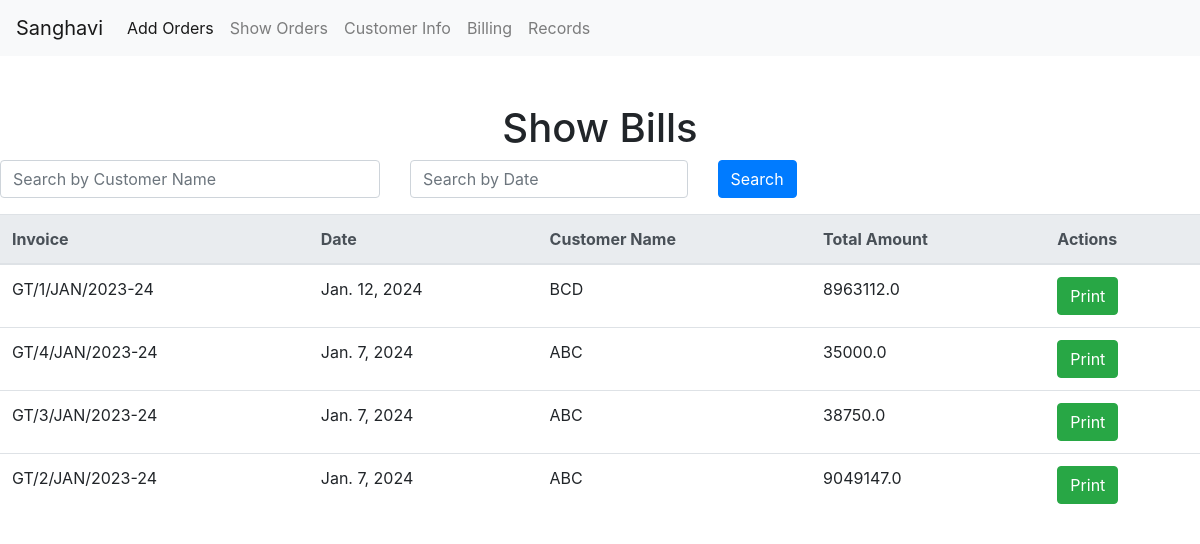
Page /show-bill/ on the committed database.
### crudapp/models.py (models this page shows, shortened)
class Record(models.Model):
    record_id = models.AutoField(primary_key=True)
    Invoice = models.CharField(max_length=50,null=True, blank=True)
    Cname = models.CharField(max_length=20)
    Cadr = models.CharField(max_length=100)
    Sadr = models.CharField(max_length=100)
    state = models.CharField(max_length=30, null=True, blank=True)
    code = models.FloatField(null=True, blank=True)
    gst = models.CharField(max_length=20, null=True, blank=True)
    date = models.DateField()
    InvoiceEnd = models.DateField(null=True, blank=True)
    tax_rate = models.FloatField(null=True, blank=True)
    lorry_no = models.CharField(max_length=20)
    trip = models.FloatField()
    challan = models.CharField(max_length=20)
    hsn = models.CharField(max_length=20)
    product = models.CharField(max_length=20)
    aggregated_quantity = models.FloatField()
    rate = models.FloatField()
    aggregated_amount = models.FloatField()
    cgst = models.FloatField()
    sgst = models.FloatField()
    final_amount = models.FloatField()
    total_amount = models.FloatField(null=True, blank=True)

### crudapp/views.py (the view)
# urls.py: path('show-bill/', views.showBillView, name='showBill_url'),
def showBillView(request):
    customer_query = request.GET.get('customer', '')
    date_query = request.GET.get('date', '')
    records = Record.objects.values('Invoice').annotate(
        record_id=Max('record_id'),
        date=Max('date'),
        customer=Max('Cname'),
        total_amount=Max('total_amount'),
    ).order_by('-date')
    if customer_query:
        records = records.filter(Q(customer__icontains=customer_query))
    if date_query:
        date = datetime.strptime(date_query, '%Y-%m-%d').date()
        records = records.filter(date=date)
    template_name = 'crudapp/showBill.html'
    context = {'records': records}
    return render(request, template_name, context)

### crudapp/templates/crudapp/showBill.html (shortened to what this page needs)
{% extends 'layout.html' %}
{% block content %}
    <h1 class="text-center">Show Bills</h1>
    <form method="GET" action="{% url 'showBill_url' %}" class="mb-3">
        <div class="row">
            <div class="col-md-4">
                <input type="text" name="customer" class="form-control" placeholder="Search by Customer Name" value="{{ request.GET.customer }}">
            </div>
            <div class="col-md-3">
                <input type="text" name="date" class="form-control" placeholder="Search by Date" value="{{ request.GET.date }}">
            </div>
            <div class="col-md-1">
                <button type="submit" class="btn btn-primary">Search</button>
            </div>
        </div>
    </form>
    <table class="table">
        <thead class="thead-light">
            <tr>
                <th scope="col">Invoice</th>
                <th scope="col">Date</th>
                <th scope="col">Customer Name</th>
                <th scope="col">Total Amount</th>
                <th scope="col">Actions</th>
            </tr>
        </thead>
        <tbody>
            {% for record in records %}
                <tr>
                    <td>{{ record.Invoice }}</td>
                    <td>{{ record.date }}</td>
                    <td>{{ record.customer }}</td>
                    <td>{{ record.total_amount }}</td>
                    <td>
                        <form method="POST" action="{% url 'print_docx_url' %}" style="display: inline;">
                            <button type="submit" class="btn btn-success">Print</button>
                        </form>
                    </td>
                </tr>
            {% endfor %}
        </tbody>
    </table>
{% endblock %}

### rows in the picture
Record: Invoice "GT/1/JAN/2023-24", date "Jan. 12, 2024", customer "BCD", total_amount "8963112.0"
Record: Invoice "GT/4/JAN/2023-24", date "Jan. 7, 2024", customer "ABC", total_amount "35000.0"
Record: Invoice "GT/3/JAN/2023-24", date "Jan. 7, 2024", customer "ABC", total_amount "38750.0"
Record: Invoice "GT/2/JAN/2023-24", date "Jan. 7, 2024", customer "ABC", total_amount "9049147.0"
